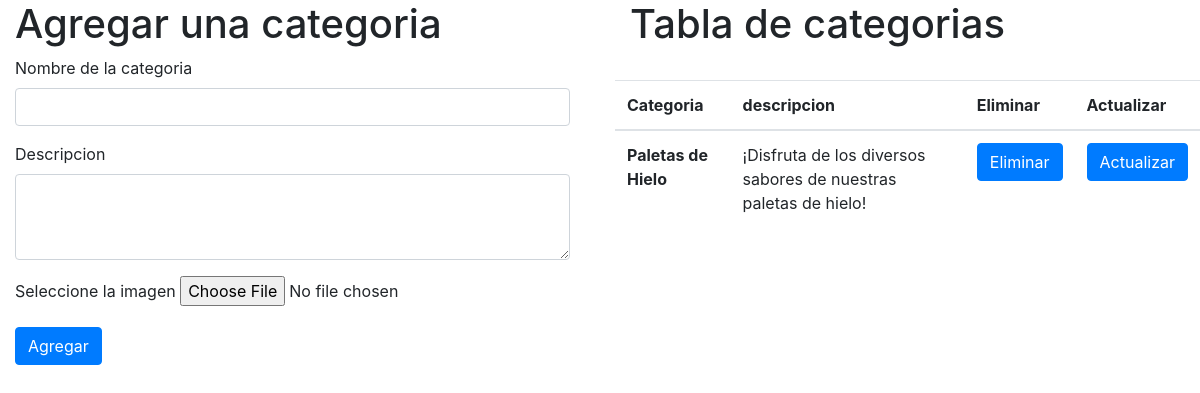
The page /add_cat.php on the database its author committed.
### tables this page shows
CREATE TABLE `categorias` (
  `idcategoria` int(11) NOT NULL,
  `nombre_categoria` varchar(20) NOT NULL,
  `descripcion` text DEFAULT NULL,
  `icono` varchar(200) NOT NULL,
  `productos` varchar(200) NOT NULL
);

### dao/select.php (called while the page is built, shortened)
<?php
function select($tabla,$fila){
    require('conexion/conectar.php');
if(empty($fila)){
    $sql = 'select * from '.$tabla.";";
}else{
    $sql = 'select * from '.$tabla." where idcategoria="."$fila".";";
}
return $datos = mysqli_query($conn,$sql);
}
?>

### add_cat.php (the view, shortened to what this page needs)
<!DOCTYPE html>
<html lang="en">
<head>
    <link rel="stylesheet" href="librerias/bootstrap.min.css">
    <link rel="stylesheet" href="css/estilo.css">
</head>
<body>
<div class="row">
<div class="col">
<form class='container' enctype="multipart/form-data" method = "post" action="dao/insert.php?id=1">
<header><h1>Agregar una categoria</h1></header>
  <div class='form-group'>
    <label for='nombre_cat'>Nombre de la categoria</label>
    <input type='text' class='form-control' id='nombre_cat' name="nombre" required>
  </div>
  <div class='form-group'>
    <label for='descripcion'>Descripcion</label>
    <textarea id="descripcion" name="desc" rows="3" cols="50" class='form-control'></textarea>
  </div>
  <div class='form-group'>
    <label for='icono'>Seleccione la imagen</label>
    <input type="file"  id="icono" name="icon" required></input>
  </div>
  <button type='submit' class='btn btn-primary' name="uploadBtn" value="Upload">Agregar</button>
</form>
</div>
<div class="col">
<table class='container table'>
  <header class="container"><h1>Tabla de categorias</h1></header>
  <br>
        <thead>
          <tr>
            <th scope='col'>Categoria</th>
            <th scope='col'>descripcion</th>
            <th scope='col'>Eliminar</th>
            <th scope='col'>Actualizar</th>
          </tr>
        </thead>
<?php
require("dao/select.php");
$consulta = select('categorias',null);
$tamaño =  mysqli_num_rows($consulta);
if($tamaño>0){
    while($row = mysqli_fetch_assoc($consulta)){
        $id=$row['idcategoria'];
        $categoria = $row['nombre_categoria'];
        $descripcion = $row['descripcion'];
        $icon = $row['icono'];
        echo("
        <tbody>
          <tr>
            <th scope='row'>$categoria</th>
            <td>$descripcion</td>
            <td><a  class='btn btn-primary' href='dao/delete.php?ref=1&id=$id&content=$icon'>Eliminar</a></td>
            <td><a class='btn btn-primary' href='update.php?id=$id';>Actualizar</a></td>
          </tr>
          </tbody>
        ");
    }
  }
?>
      </table>
</div>
</div>
</body>
</html>

### css/estilo.css (style rules this page uses)
body { background-image: url("../images/helado.jpg"); }
a { color: white; text-decoration: none; }

### rows shown on the page
categorias: nombre_categoria "Paletas de Hielo", descripcion "¡Disfruta de los diversos sabores de nuestras paletas de hielo!"
